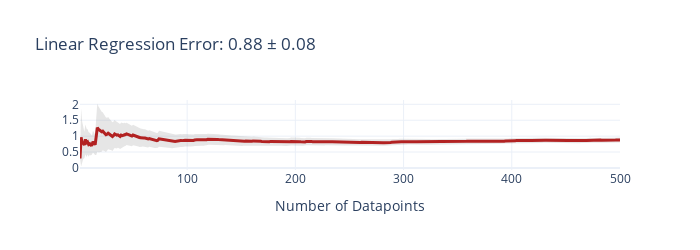
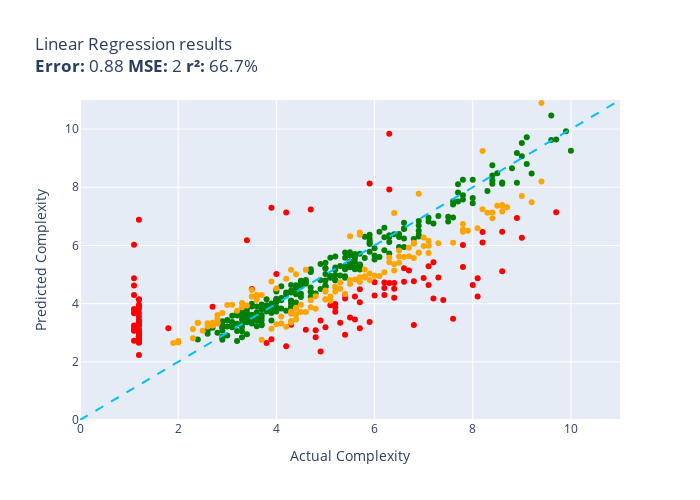

Notebook source saved alongside these figures, in order:
### Code cell
def linear_regression(item):
    feature_vals = get_features(item)
    feature_df = pd.DataFrame([feature_vals])
    prediction = model.predict(feature_df)
    return float(prediction[0])

evaluate(linear_regression, test)

### Figure 1 — Plotly figure (JSON) as saved in the notebook; plotly's stock layout.template omitted (floating-point values rounded to 4 significant figures; data arrays with more than 128 entries replaced by an {"elided": "..."} marker saying what was removed)
{"data": [{"fill": "toself", "fillcolor": "rgba(128,128,128,0.2)", "hoverinfo": "skip", "line": {"color": "rgba(255,255,255,0)"}, "name": "95% CI", "showlegend": false, "type": "scatter", "x": {"elided": "1000 int values"}, "y": {"elided": "1000 float values"}}, {"customdata": {"elided": "500x1 float values"}, "hovertemplate": "n=%{x}<br>Avg Error=%{y:,.2f}<br>±95% CI=%{customdata[0]:,.2f}<extra></extra>", "line": {"color": "firebrick", "width": 3}, "mode": "lines", "name": "Cumulative Avg Error", "type": "scatter", "x": {"elided": "500 int values"}, "y": {"elided": "500 float values"}}], "layout": {"height": 250, "showlegend": false, "title": {"text": "Linear Regression Error: 0.88 ± 0.08"}, "width": 700, "xaxis": {"title": {"text": "Number of Datapoints"}}}}

### Figure 2 — Plotly figure (JSON) as saved in the notebook; plotly's stock layout.template omitted (floating-point values rounded to 4 significant figures; data arrays with more than 128 entries replaced by an {"elided": "..."} marker saying what was removed)
{"data": [{"customdata": {"elided": "246x1 str values"}, "hovertemplate": "%{customdata[0]}<extra></extra>", "legendgroup": "green", "marker": {"color": "green", "size": 6, "symbol": "circle"}, "mode": "markers", "name": "green", "orientation": "v", "showlegend": true, "type": "scatter", "x": {"elided": "246 float values"}, "xaxis": "x", "y": {"elided": "246 float values"}, "yaxis": "y"}, {"customdata": [["const processConfig = (config) => {\n    ...<br>Guess=7.9 Actual=6.3"], ["const implement = (classDefinition, prot...<br>Guess=3.0 Actual=1.2"], ["(params) => {\n        var algorithm = pa...<br>Guess=6.1 Actual=8.2"], ["const checkGroup = (nodes) => {\n        ...<br>Guess=6.0 Actual=1.1"], ["(s) => {\r\n\t\t\ts = tinymce.trim(s);\r\n\r\n\t\t\t...<br>Guess=6.9 Actual=1.2"], ["const iterateKeys = () => {\n      var ob...<br>Guess=2.7 Actual=1.2"], ["const is_crossDomain = (url) => {\n    va...<br>Guess=3.5 Actual=5.5"], ["const getWeight = (labels, labelWeight) ...<br>Guess=3.1 Actual=1.1"], ["const runScript = (code) => {\n    var an...<br>Guess=3.8 Actual=1.1"], ["const createNav = (sources) => {\n  const...<br>Guess=3.2 Actual=1.8"], ["(req, res) => {\n    var params = URL.par...<br>Guess=4.0 Actual=1.2"], ["(r, g, b, a) => {\n    var rgb = [r, g, b...<br>Guess=3.1 Actual=1.1"], ["const initClient = (client) => {\n  var w...<br>Guess=2.8 Actual=4.8"], ["const getFormatterResults = () => {\n    ...<br>Guess=3.9 Actual=1.2"], ["const makeFunctionWrapper = (original, f...<br>Guess=3.0 Actual=1.2"], ["(config) => {\n            config = confi...<br>Guess=4.3 Actual=6.2"], ["const isKeyword = (id) => {\n        swit...<br>Guess=3.5 Actual=7.6"], ["(other) => {\n\tvar me = this.region(),\n\t\t...<br>Guess=2.5 Actual=4.2"], ["const makeEvent = (entry, hostname) => {...<br>Guess=3.4 Actual=1.2"], ["(legend, item) => {\n\t\t\tvar spacing = leg...<br>Guess=4.9 Actual=7.3"], ["(editorContext, context, astManager) => ...<br>Guess=6.0 Actual=7.8"], ["const buildViewAttribsSpecial = ( attNam...<br>Guess=7.1 Actual=9.7"], ["const isGlob = (candidate) => {\n  if (ty...<br>Guess=3.1 Actual=1.1"], ["(options, extremes) => {\n            // ...<br>Guess=4.7 Actual=6.0"], ["const reducer = () => {\n    var state = ...<br>Guess=4.3 Actual=6.0"], ["( args, value, obj ) => {\n\t\targs    = ar...<br>Guess=3.5 Actual=5.6"], ["const serialize = () => {\n    var serial...<br>Guess=3.3 Actual=1.2"], ["const collectionUpdate = (collection, re...<br>Guess=2.8 Actual=1.2"], ["const tableFromMethods = (methodsArr) =>...<br>Guess=3.4 Actual=1.2"], ["(language_slug, project_slug, resource_s...<br>Guess=6.5 Actual=8.6"], ["(referencePath, baseLogicalPath, callerC...<br>Guess=3.0 Actual=1.2"], ["(name, value) => {\n\t\t\t\tvar self = this, ...<br>Guess=3.6 Actual=1.2"], ["const JailedSite = (connection) => {\n  t...<br>Guess=3.8 Actual=1.1"], ["(column,isInv) => {\r\n\t\t\tvar mult = [];\t\r...<br>Guess=4.0 Actual=5.2"], ["const getSott = (callback, config, start...<br>Guess=2.9 Actual=1.2"], ["() => {\n\t\t\tvar bLoaded = sap.ui.getCore(...<br>Guess=3.2 Actual=1.1"], ["const pathsort = (paths, sep, algorithm)...<br>Guess=2.8 Actual=1.2"], ["const fix = (event) => {\n    if (!('defa...<br>Guess=2.7 Actual=1.2"], ["const extractToText = (strings) => {\r\n\t\t...<br>Guess=5.1 Actual=8.6"], ["const init = (domainManager) => {\n    _d...<br>Guess=3.4 Actual=5.9"], ["(ul) => {\n    var prevLevel = {level: -1...<br>Guess=3.3 Actual=4.3"], ["(qName, data, opts) => {\n    var q = que...<br>Guess=3.1 Actual=1.2"], ["const createAPIDoneHook = (done, ctx) =>...<br>Guess=3.4 Actual=4.9"], ["const prop = (dest, pd, src, isrc, ndflt...<br>Guess=4.6 Actual=8.0"], ["const _getUser = (response) => {\n\n    if...<br>Guess=2.9 Actual=1.2"], ["(inline) => {\n  var attrs;\n  switch (inl...<br>Guess=4.9 Actual=7.0"], ["(ax, ay, bx, by, cx, cy, dx, dy) => {\n  ...<br>Guess=8.1 Actual=5.9"], ["() => {\n      switch (this.type) {\n     ...<br>Guess=3.1 Actual=4.6"], ["const addPluginsFromBundles = (resultCon...<br>Guess=3.1 Actual=1.2"], ["function createProgramInfo(\n    gl, shad...<br>Guess=3.9 Actual=2.7"], ["const sum = (array, fn) => {\n  fn = fn |...<br>Guess=2.9 Actual=1.2"], ["const CleanValue = (config, value) => {\n...<br>Guess=6.3 Actual=9.0"], ["const processFiles = (bucket, key, trans...<br>Guess=3.3 Actual=1.2"], ["(pos, val) => {\n\n            var overlay...<br>Guess=4.5 Actual=6.4"], ["( e, args, scope, warning ) => {\n\t\twarni...<br>Guess=3.1 Actual=4.8"], ["() => {\n\n            // Documented in de...<br>Guess=7.1 Actual=4.2"], ["const showTodos = () => {\n    db.allDocs...<br>Guess=2.7 Actual=1.2"], ["const getDefinition = (name) => {\n  var ...<br>Guess=2.6 Actual=3.8"], ["const dump = (logger) => {\n    var prefi...<br>Guess=3.4 Actual=1.2"], ["(o, oExtension, sTypeClass) => {\n\t\t\tswit...<br>Guess=6.9 Actual=8.9"], ["const evaluateLatch = (resolver, options...<br>Guess=4.1 Actual=7.4"], ["const loadSchema = (schemaBasePath, full...<br>Guess=3.7 Actual=1.2"], ["const createContext = (params, onNext) =...<br>Guess=3.2 Actual=1.2"], ["const resolvehtml = (html, holders) => {...<br>Guess=2.9 Actual=1.2"], ["const isNumericSubclass = ( t, t_min, t_...<br>Guess=7.2 Actual=4.7"], ["() => {\n\t\t\n\t\tif (typeof this.__options.a...<br>Guess=5.2 Actual=6.6"], ["const ortho = (left, right, bottom, top,...<br>Guess=4.5 Actual=3.5"], ["const publish = (selector) => {\n    retu...<br>Guess=2.7 Actual=1.1"], ["const addTransient = ( internalObj, temp...<br>Guess=3.3 Actual=1.2"], ["(element, selector) => {\n    var element...<br>Guess=3.1 Actual=1.2"], ["const dsStatement = (statement) => {\n  s...<br>Guess=2.9 Actual=5.4"], ["const validateArraySpacing = (node) => {...<br>Guess=6.5 Actual=8.2"], ["const toNumber = (value) => {\n\t  if (typ...<br>Guess=4.2 Actual=5.4"], ["const getBlocks = ( text ) => {\n\tvar blo...<br>Guess=4.2 Actual=7.2"], ["const parseRegion = (input) => {\n       ...<br>Guess=4.0 Actual=5.7"], ["const hasPrefix = (property, prefix) => ...<br>Guess=2.8 Actual=1.2"], ["const configure = (chart, options, chart...<br>Guess=4.8 Actual=6.8"], ["const clone = (c, wl, bl) => {\n\tvar cl =...<br>Guess=4.7 Actual=6.3"], ["(image, x, y, options) => {\n        var ...<br>Guess=5.0 Actual=4.0"], ["const recreateError = (err) => {\n\tconst ...<br>Guess=4.6 Actual=7.1"], ["(options) => {\n        _.isString(option...<br>Guess=4.9 Actual=8.1"], ["const DomainNameRule = (data) => {\n     ...<br>Guess=3.9 Actual=5.1"], ["const Event = (eventConfig) => {\n       ...<br>Guess=3.3 Actual=5.3"], ["const connectMutationObservers = () => {...<br>Guess=2.8 Actual=3.9"], ["( ev, element ) => {\n\t\t\tvar isLeftButton...<br>Guess=3.2 Actual=5.0"], ["const BoxPosition = (obj) => {\n    var i...<br>Guess=4.7 Actual=6.4"], ["() => {\n    var tzGuess = moment.tz.gues...<br>Guess=3.0 Actual=1.2"], ["() => {\n            if(errors.length) re...<br>Guess=2.9 Actual=1.2"], ["const logWrap = (level) => {\n    return ...<br>Guess=3.2 Actual=5.7"], ["const getConnection = (req, res, next, c...<br>Guess=3.3 Actual=1.2"], ["const env = (environment) => {\n  environ...<br>Guess=5.1 Actual=6.7"], ["const equals = (a, b) => {\n  var a0 = a[...<br>Guess=3.3 Actual=6.8"], ["const _createMethod = (definition, metho...<br>Guess=3.9 Actual=5.2"], ["const verifyMathExpressions = (expressio...<br>Guess=4.8 Actual=6.6"], ["const findIndexInSortedClosedIntervals =...<br>Guess=4.7 Actual=6.2"], ["const bidResponseAvailable = (bidRequest...<br>Guess=3.8 Actual=1.2"], ["const isConstant = (node, inBooleanPosit...<br>Guess=4.2 Actual=8.1"], ["(response, statusCode, statusText) => {\n...<br>Guess=4.3 Actual=1.1"], ["const getDestinations = (rootTree, locat...<br>Guess=4.6 Actual=1.1"], ["const streamToBuffer = (stream, cb) => {...<br>Guess=2.8 Actual=1.2"], ["const pipeRunStep = () => {\n\t//Public AP...<br>Guess=2.2 Actual=1.2"], ["const NumberFilter = ($locale) => {\n  co...<br>Guess=5.3 Actual=7.1"], ["const esriFy = (properties, geometry, da...<br>Guess=4.1 Actual=1.2"], ["const GPT = ( options ) => {\n\n  if( !(th...<br>Guess=4.2 Actual=5.6"], ["const getComponentName = (destPath) => {...<br>Guess=3.1 Actual=1.2"], ["const Node = (config) => {\n    RED.nodes...<br>Guess=4.2 Actual=6.4"], ["const countIf = () => {\n\t\tvar self = thi...<br>Guess=4.3 Actual=5.4"], ["const swagger20TypeFor = (type) => {\n   ...<br>Guess=4.5 Actual=5.7"], ["(input) => {\n\t\tvar needstesting = !this....<br>Guess=2.8 Actual=1.2"], ["const Peer = (options) => {\n  if (!(this...<br>Guess=9.8 Actual=6.3"], ["const parseBindings = (bindings) => {\n  ...<br>Guess=3.7 Actual=5.2"], ["const executeAuthCreateUserCommand = (db...<br>Guess=7.3 Actual=3.9"], ["const serialize = (root) => {\n        //...<br>Guess=3.1 Actual=1.1"], ["const validStore = (store) => {\r\n    ret...<br>Guess=2.4 Actual=4.9"], ["const race$1 = (entries) => {\n  /*jshint...<br>Guess=3.4 Actual=1.2"], ["(event) => {\n    if (event && /^_(?:clic...<br>Guess=5.3 Actual=7.8"], ["(e) => {\n\n        // if you click someth...<br>Guess=4.1 Actual=1.2"], ["(apiClient) => {\n    this.apiClient = ap...<br>Guess=6.2 Actual=3.4"], ["const countdown = () => {\n            va...<br>Guess=5.4 Actual=7.2"], ["(/* filename, data[, encoding], callback...<br>Guess=3.7 Actual=1.1"], ["(v) => {\n  var ots = Object.prototype.to...<br>Guess=4.5 Actual=6.2"], ["const importAll = (context) => {\n  const...<br>Guess=4.9 Actual=1.1"]], "hovertemplate": "%{customdata[0]}<extra></extra>", "legendgroup": "red", "marker": {"color": "red", "size": 6, "symbol": "circle"}, "mode": "markers", "name": "red", "orientation": "v", "showlegend": true, "type": "scatter", "x": [6.3, 1.2, 8.2, 1.1, 1.2, 1.2, 5.5, 1.1, 1.1, 1.8, 1.2, 1.1, 4.8, 1.2, 1.2, 6.2, 7.6, 4.2, 1.2, 7.3, 7.8, 9.7, 1.1, 6.0, 6.0, 5.6, 1.2, 1.2, 1.2, 8.6, 1.2, 1.2, 1.1, 5.2, 1.2, 1.1, 1.2, 1.2, 8.6, 5.9, 4.3, 1.2, 4.9, 8.0, 1.2, 7.0, 5.9, 4.6, 1.2, 2.7, 1.2, 9.0, 1.2, 6.4, 4.8, 4.2, 1.2, 3.8, 1.2, 8.9, 7.4, 1.2, 1.2, 1.2, 4.7, 6.6, 3.5, 1.1, 1.2, 1.2, 5.4, 8.2, 5.4, 7.2, 5.7, 1.2, 6.8, 6.3, 4.0, 7.1, 8.1, 5.1, 5.3, 3.9, 5.0, 6.4, 1.2, 1.2, 5.7, 1.2, 6.7, 6.8, 5.2, 6.6, 6.2, 1.2, 8.1, 1.1, 1.1, 1.2, 1.2, 7.1, 1.2, 5.6, 1.2, 6.4, 5.4, 5.7, 1.2, 6.3, 5.2, 3.9, 1.1, 4.9, 1.2, 7.8, 1.2, 3.4, 7.2, 1.1, 6.2, 1.1], "xaxis": "x", "y": [7.921, 2.987, 6.099, 6.028, 6.886, 2.658, 3.523, 3.086, 3.813, 3.155, 3.959, 3.142, 2.841, 3.904, 3.022, 4.301, 3.48, 2.538, 3.44, 4.9, 6.012, 7.141, 3.068, 4.731, 4.279, 3.457, 3.325, 2.801, 3.397, 6.468, 3.002, 3.555, 3.776, 3.99, 2.93, 3.244, 2.848, 2.705, 5.11, 3.37, 3.277, 3.095, 3.422, 4.644, 2.924, 4.885, 8.129, 3.104, 3.064, 3.893, 2.877, 6.266, 3.323, 4.514, 3.081, 7.133, 2.674, 2.646, 3.359, 6.943, 4.124, 3.679, 3.238, 2.877, 7.235, 5.212, 4.501, 2.72, 3.263, 3.059, 2.931, 6.46, 4.181, 4.172, 4.045, 2.828, 4.77, 4.711, 5.021, 4.639, 4.873, 3.945, 3.343, 2.775, 3.192, 4.709, 3.026, 2.87, 3.152, 3.251, 5.139, 3.27, 3.873, 4.756, 4.724, 3.82, 4.246, 4.298, 4.625, 2.76, 2.236, 5.287, 4.147, 4.247, 3.088, 4.206, 4.315, 4.492, 2.782, 9.838, 3.718, 7.298, 3.137, 2.356, 3.363, 5.261, 4.131, 6.177, 5.424, 3.673, 4.537, 4.869], "yaxis": "y"}, {"customdata": {"elided": "132x1 str values"}, "hovertemplate": "%{customdata[0]}<extra></extra>", "legendgroup": "orange", "marker": {"color": "orange", "size": 6, "symbol": "circle"}, "mode": "markers", "name": "orange", "orientation": "v", "showlegend": true, "type": "scatter", "x": {"elided": "132 float values"}, "xaxis": "x", "y": {"elided": "132 float values"}, "yaxis": "y"}, {"hoverinfo": "skip", "line": {"color": "deepskyblue", "dash": "dash", "width": 2}, "mode": "lines", "name": "y = x", "showlegend": false, "type": "scatter", "x": [0, 11], "y": [0, 11]}], "layout": {"height": 500, "legend": {"title": {"text": "color"}, "tracegroupgap": 0}, "showlegend": false, "title": {"text": "Linear Regression results<br><b>Error:</b> 0.88 <b>MSE:</b> 2 <b>r²:</b> 66.7%"}, "width": 700, "xaxis": {"anchor": "y", "domain": [0, 1], "range": [0, 11], "title": {"text": "Actual Complexity"}}, "yaxis": {"anchor": "x", "domain": [0, 1], "range": [0, 11], "title": {"text": "Predicted Complexity"}}}}
